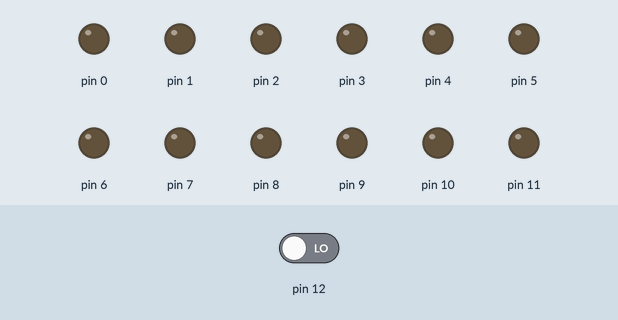
This sketch was run on a simulated Arduino Uno, built with avr-gcc and run on an emulated ATmega328P. Shown: output pins drawn as LEDs (lit = HIGH). The test bench sets the inputs (shaded band); at power-on: pin 12 LOW.

Above: at 0.02 s.
At 0.31 s:
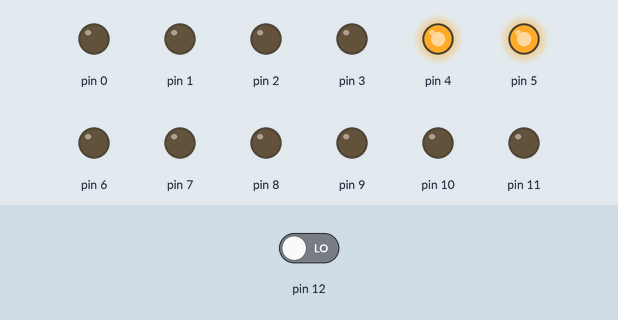
At 0.73 s:
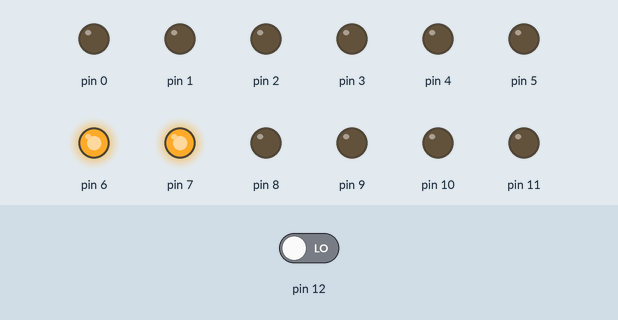
At 1.46 s:
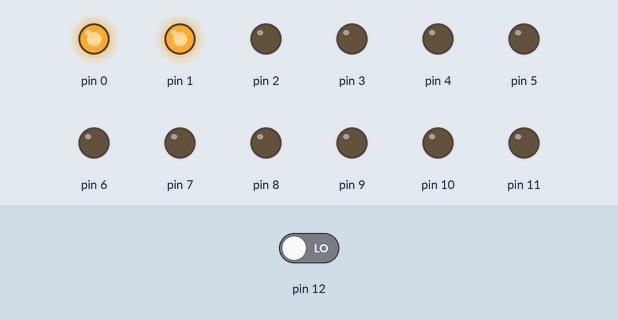
At 2.16 s:
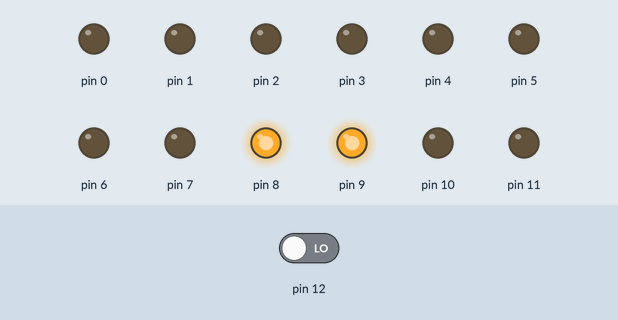
At 2.88 s:
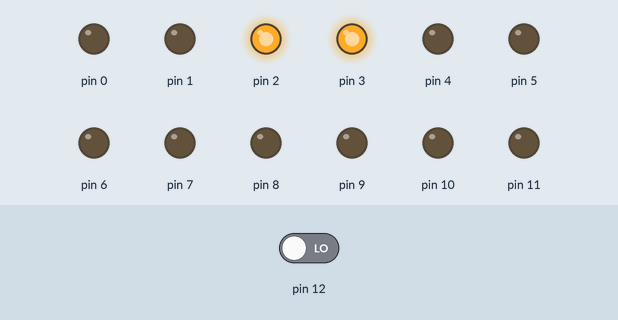
Timing chart, 0 to 3.2 s (numbered marks = the images above):
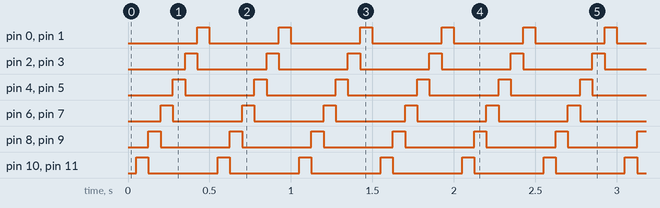

The sketch:

LED_flight_lights_button_controlled.ino
```cpp
int d=75;

void setup()
{
  for(int i=0; i<=11; i++)
    pinMode(i, OUTPUT);
  pinMode(12, INPUT);
}

void loop()
{
  if(digitalRead(12))
  {
    delay(50);
    for(int i=0; i<=10; i+=2)
    {
      digitalWrite(i, HIGH);
      digitalWrite(i+1, HIGH);
      delay(d);
      digitalWrite(i, LOW);
      digitalWrite(i+1, LOW);
    }
  }
  else
  {
    delay(50);
    for(int i=11; i>=1; i-=2)
    {
      digitalWrite(i, HIGH);
      digitalWrite(i-1, HIGH);
      delay(d);
      digitalWrite(i, LOW);
      digitalWrite(i-1, LOW);
    }
  }
}
```

Measured:
- by itself, pin 0–11: alternates HIGH for 0.08 s and LOW for 0.43 s
- by itself, everything shown: repeats every 0.50 s, in 7 steps
